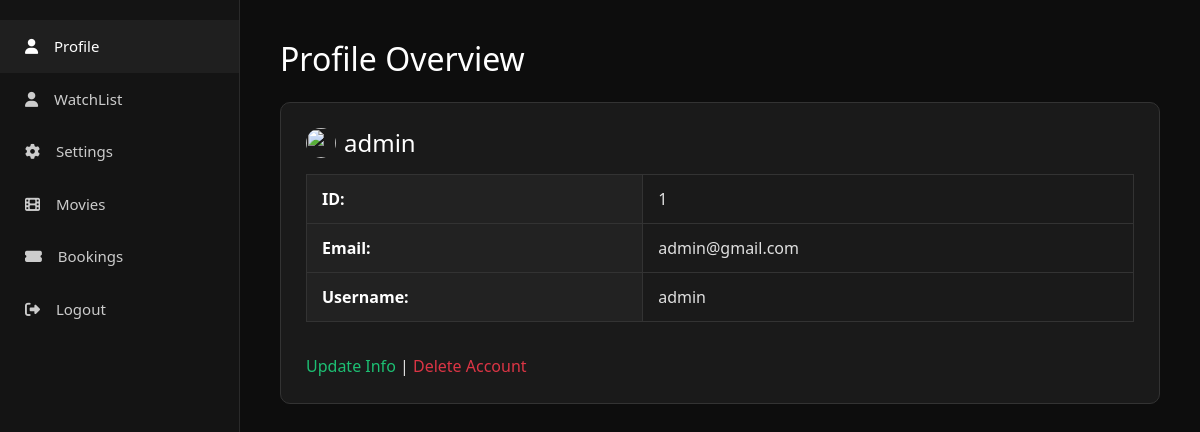
Screenshot of /user_dashboard.php (signed in) with the database file from the repository.
### tables this page shows
CREATE TABLE `users`(
    `id` int(255)NOT NULL,
    `emri` varchar(255)NOT NULL,
    `username` varchar(255)NOT NULL,
    `email` varchar(255)NOT NULL,
    `password` varchar(255)NOT NULL,
    `confirm_password` varchar(255)NOT NULL,
    `is_admin` varchar(255)NOT NULL,
    `profile_image` varchar(255)NOT NULL
);

### user_dashboard.php (the view, shortened to what this page needs)
<?php
include_once "config.php";
include_once "header.php";
$sql = "SELECT * FROM users WHERE username = ?";
$stmt = $conn->prepare($sql);
$stmt->execute([$_SESSION['username']]);
$user = $stmt->fetch(PDO::FETCH_ASSOC);
?>
<link href="https://cdnjs.cloudflare.com/ajax/libs/font-awesome/6.4.0/css/all.min.css" rel="stylesheet">
<div class="sidebar">
    <a href="dashboard.php" class="active"><i class="fas fa-user"></i> Profile</a>
     <a href="watchlist.php" ><i class="fas fa-user"></i> WatchList</a>
    <a href="settings.php"><i class="fas fa-cog"></i> Settings</a>
    <a href="movies.php"><i class="fas fa-film"></i> Movies</a>
    <a href="bookings.php"><i class="fas fa-ticket-alt"></i> Bookings</a>
    <a href="logout.php"><i class="fas fa-sign-out-alt"></i> Logout</a>
</div>
<div class="content">
    <h2 class="mb-4">Profile Overview</h2>
    <div class="card">
        <div class="d-flex align-items-center mb-3">
          <img src="<?= isset($_SESSION['profile_image']) ? $_SESSION['profile_image'] : 'img/default.png' ?>" width="30" height="30" class="rounded-circle me-2">
            <h4 class="mb-0"><?= htmlspecialchars($user['emri']) ?> <?= htmlspecialchars($user['username']) ?></h4>
        </div>
        <table class="table">
            <tr>
                <th>ID:</th>
                <td><?= htmlspecialchars($user['id']) ?></td>
            </tr>
            <tr>
                <th>Email:</th>
                <td><?= htmlspecialchars($user['email']) ?></td>
            </tr>
            <tr>
                <th>Username:</th>
                <td><?= htmlspecialchars($user['username']) ?></td>
            </tr>
        </table>
        <div class="mt-3">
            <a href="edit.php?id=<?= $user['id'] ?>" class="btn-link">Update Info</a> |
            <a href="delete.php?id=<?= $user['id'] ?>" class="btn-link text-danger" onclick="return confirm('Are you sure you want to delete your account?')">Delete Account</a>
        </div>
    </div>
</div>
<?php include_once "footer.php"; ?>

### user_dashboard.php (style rules this page uses)
.sidebar { width: 240px; height: 100vh; background-color: #141414; position: fixed; top: 0; left: 0; padding-top: 20px; border-right: 1px solid #2a2a2a; }
.sidebar a { display: block; padding: 15px 25px; color: #ccc; text-decoration: none; font-size: 15px; transition: background 0.2s ease, color 0.2s ease; }
.sidebar a:hover, .sidebar a.active { background-color: #1f1f1f; color: #fff; }
.sidebar a i { margin-right: 12px; }
.content { margin-left: 240px; padding: 40px; background-color: #0d0d0d; min-height: 100vh; }
.card { background-color: #1a1a1a; border: 1px solid #333; border-radius: 10px; padding: 25px; color: #e0e0e0; }
.card h4 { color: #fff; }
.table { background-color: #1a1a1a; color: #e0e0e0; border-collapse: collapse; width: 100%; }
.table th { background-color: #222; color: #fff; font-weight: 600; border: 1px solid #333; padding: 12px 15px; }
.table td { background-color: #1a1a1a; color: #e0e0e0; border: 1px solid #333; padding: 12px 15px; }
.btn-link { color: #1dbf73; text-decoration: none; }
.rounded-circle { object-fit: cover; }

### rows the page displays
users: username "admin", id "1", email "admin@gmail.com"
